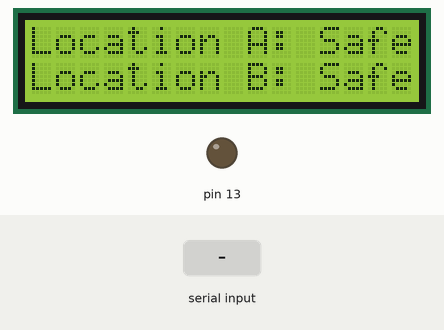
Simulated run of this sketch. Board: Arduino Uno, built with avr-gcc and run on an emulated ATmega328P. Parts: 16×2 character LCD, output pins drawn as LEDs (lit = HIGH). The inputs (shaded band) are chosen by the test bench. What the sketch prints to the serial monitor is not drawn.

Above: at 1.2 s.
1.3 s: "Sens2: 1" received over the second serial link
At 3.2 s:
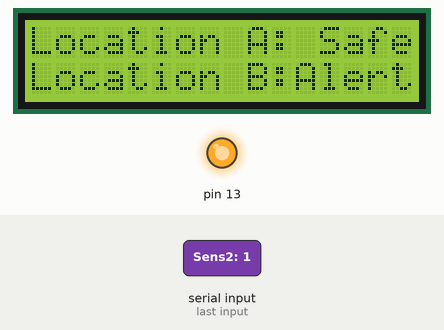
3.8 s: "Sens1: 1" received over the second serial link
At 5.8 s:
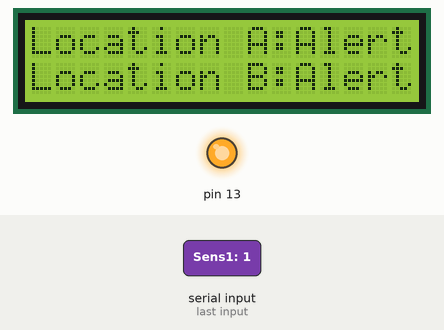
6.8 s: "Sens2: 0" received over the second serial link
At 9.3 s:
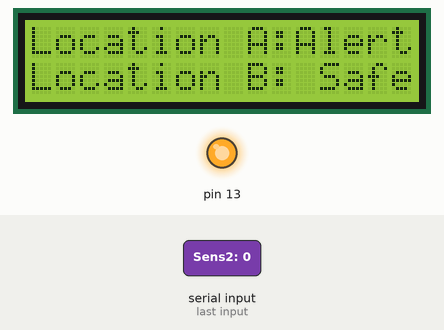
9.8 s: "Sens1: 0" received over the second serial link
At 12.3 s:
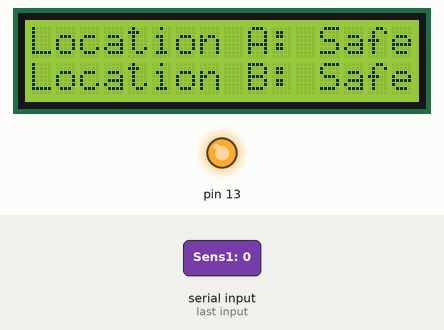
Timing chart, 0 to 13.8 s (numbered marks = the images above; inputs shaded):
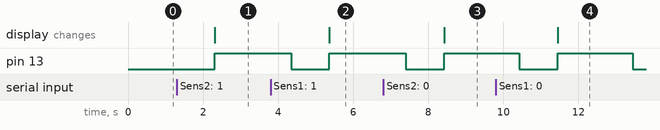

The sketch:

arduino_receiver.ino
```cpp
/* This is the code for the Arduino Uno which updates the LCD and sends SMS using the GSM module */

#include <SoftwareSerial.h>
#include <Wire.h>
#include <LiquidCrystal_I2C.h>

SoftwareSerial uno(9,10);

LiquidCrystal_I2C lcd(0x27,16,2);

String data;
bool A_flag=false;
bool B_flag=false;

void lcd_update(int x){
  if (x == 1){
    lcd.setCursor(0,0);
    lcd.print("Location A:Alert");
  }
  else if (x == 2){
    lcd.setCursor(0,1);
    lcd.print("Location B:Alert");
  }
  else if (x == 3){
    lcd.setCursor(0,0);
    lcd.print("Location A: Safe  ");
  }
  else if (x == 4){
    lcd.setCursor(0,1);
    lcd.print("Location B: Safe  ");
  }
}


void setup(){
  uno.begin(115200);
  Serial.begin(9600);

  pinMode(2, INPUT_PULLUP);
  pinMode(13, OUTPUT);

  lcd.init();
  lcd.backlight();
  lcd.setCursor(0,0);
  lcd.print("Location A: Safe  ");
  lcd.setCursor(0,1);
  lcd.print("Location B: Safe  ");
}

void loop(){
  if (uno.available()> 0){
    data = uno.readString();
    data.trim();
    Serial.println(data);

    if (data == "Sens2: 1"){
      if (!B_flag){
        B_flag = true;
        lcd_update(2);
        digitalWrite(13, HIGH);
        Serial.println("AT+CMGF=1");
        delay(500);
        Serial.println("AT+CMGS=\"+91xxxxxxxxxx\"\r"); //replace xxxxxxxxxx by the number where message is to be sent
        delay(500);
        if (!A_flag){
          Serial.println("The river has risen to dangerous levels in Location B, evacuate immediately to Location A");
        }
        else{
          Serial.println("The river has risen to dangerous levels in Location B as well as A, evacuate immediately from both locations");
        }
        delay(500);
        Serial.println((char)26);
        delay(500);
        digitalWrite(13, LOW);
        Serial.println("Message sent");
      }
    }
    else if (data == "Sens1: 1"){
      if (!A_flag){
        A_flag = true;
        lcd_update(1);
        digitalWrite(13, HIGH);
        Serial.println("AT+CMGF=1");
        delay(500);
        Serial.println("AT+CMGS=\"+91xxxxxxxxxx\"\r"); //replace xxxxxxxxxx by the number where message is to be sent
        delay(500);
        if (!B_flag){
          Serial.println("The river has risen to dangerous levels in Location A, evacuate immediately to Location B");
        }
        else{
          Serial.println("The river has risen to dangerous levels in Location A as well as B, evacuate immediately from both locations");
        }
        delay(500);
        Serial.println((char)26);
        delay(500);
        digitalWrite(13, LOW);
        Serial.println("Message sent");
      }
    }
    else if (data == "Sens2: 0"){
      if (B_flag){
        B_flag = false;
        lcd_update(4);
        digitalWrite(13, HIGH);
        Serial.println("AT+CMGF=1");
        delay(500);
        Serial.println("AT+CMGS=\"+91xxxxxxxxxx\"\r"); //replace xxxxxxxxxx by the number where message is to be sent
        delay(500);
        Serial.println("Location B is now Safe");
        delay(500);
        Serial.println((char)26);
        delay(500);
        digitalWrite(13, LOW);
        Serial.println("Message sent");
      }
    }
    else if (data == "Sens1: 0"){
      if (A_flag){
        A_flag = false;
        lcd_update(3);
        digitalWrite(13, HIGH);
        Serial.println("AT+CMGF=1");
        delay(500);
        Serial.println("AT+CMGS=\"+91xxxxxxxxxx\"\r"); //replace xxxxxxxxxx by the number where message is to be sent
        delay(500);
        Serial.println("Location A is now Safe");
        delay(500);
        Serial.println((char)26);
        delay(500);
        digitalWrite(13, LOW);
        Serial.println("Message sent");
      }
    }
  }
}
```

Measured:
- after the input at 1.3 s, pin 13: LOW → HIGH after 1.0 s; the display: changes after 1.0 s (image 1)
- after the input at 3.8 s, the display: changes after 1.6 s (image 2)
- after the input at 6.8 s, the display: changes after 1.6 s (image 3)
- after the input at 9.8 s, the display: changes after 1.6 s (image 4)
